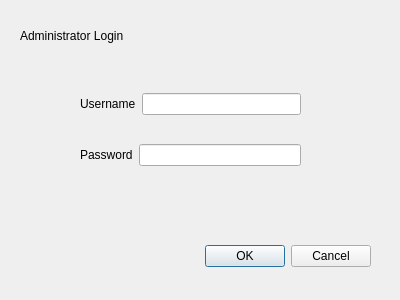
<?xml version="1.0" encoding="UTF-8"?>
<ui version="4.0">
 <class>login</class>
 <widget class="QDialog" name="login">
  <property name="geometry">
   <rect>
    <x>0</x>
    <y>0</y>
    <width>400</width>
    <height>300</height>
   </rect>
  </property>
  <property name="sizePolicy">
   <sizepolicy hsizetype="Fixed" vsizetype="Fixed">
    <horstretch>0</horstretch>
    <verstretch>0</verstretch>
   </sizepolicy>
  </property>
  <property name="minimumSize">
   <size>
    <width>400</width>
    <height>300</height>
   </size>
  </property>
  <property name="maximumSize">
   <size>
    <width>400</width>
    <height>300</height>
   </size>
  </property>
  <property name="windowTitle">
   <string>Dialog</string>
  </property>
  <property name="modal">
   <bool>true</bool>
  </property>
  <widget class="QDialogButtonBox" name="buttonBox">
   <property name="geometry">
    <rect>
     <x>30</x>
     <y>240</y>
     <width>341</width>
     <height>32</height>
    </rect>
   </property>
   <property name="orientation">
    <enum>Qt::Horizontal</enum>
   </property>
   <property name="standardButtons">
    <set>QDialogButtonBox::Cancel|QDialogButtonBox::Ok</set>
   </property>
  </widget>
  <widget class="QLabel" name="label">
   <property name="geometry">
    <rect>
     <x>20</x>
     <y>20</y>
     <width>151</width>
     <height>31</height>
    </rect>
   </property>
   <property name="text">
    <string>Administrator Login</string>
   </property>
  </widget>
  <widget class="QWidget" name="verticalLayoutWidget">
   <property name="geometry">
    <rect>
     <x>80</x>
     <y>70</y>
     <width>221</width>
     <height>121</height>
    </rect>
   </property>
   <layout class="QVBoxLayout" name="verticalLayout">
    <item>
     <layout class="QHBoxLayout" name="horizontalLayout">
      <item>
       <widget class="QLabel" name="label_2">
        <property name="text">
         <string>Username</string>
        </property>
       </widget>
      </item>
      <item>
       <widget class="QLineEdit" name="lineEdit"/>
      </item>
     </layout>
    </item>
    <item>
     <layout class="QHBoxLayout" name="horizontalLayout_2">
      <item>
       <widget class="QLabel" name="label_3">
        <property name="text">
         <string>Password</string>
        </property>
       </widget>
      </item>
      <item>
       <widget class="QLineEdit" name="lineEdit_2"/>
      </item>
     </layout>
    </item>
   </layout>
  </widget>
 </widget>
 <resources/>
 <connections>
  <connection>
   <sender>buttonBox</sender>
   <signal>accepted()</signal>
   <receiver>login</receiver>
   <slot>accept()</slot>
   <hints>
    <hint type="sourcelabel">
     <x>248</x>
     <y>254</y>
    </hint>
    <hint type="destinationlabel">
     <x>157</x>
     <y>274</y>
    </hint>
   </hints>
  </connection>
  <connection>
   <sender>buttonBox</sender>
   <signal>rejected()</signal>
   <receiver>login</receiver>
   <slot>reject()</slot>
   <hints>
    <hint type="sourcelabel">
     <x>316</x>
     <y>260</y>
    </hint>
    <hint type="destinationlabel">
     <x>286</x>
     <y>274</y>
    </hint>
   </hints>
  </connection>
 </connections>
</ui>
